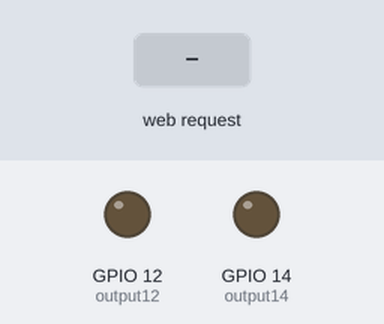
Bench run of a sketch on a simulated ESP32. Parts: output pins drawn as LEDs (lit = HIGH). Inputs (shaded band) come from the test bench. WiFi joins after 1.5 s; servers stay silent unless stated; what the sketch prints to the serial monitor is not drawn.

Above: at 2.7 s.
2.8 s: HTTP request GET /12/on received
At 3.6 s:
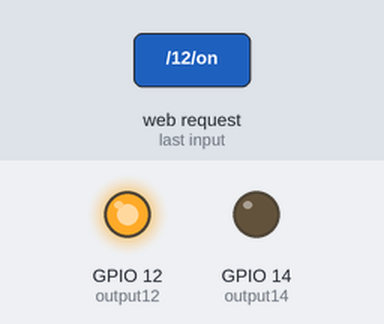
4.3 s: HTTP request GET /14/on received
At 4.8 s:
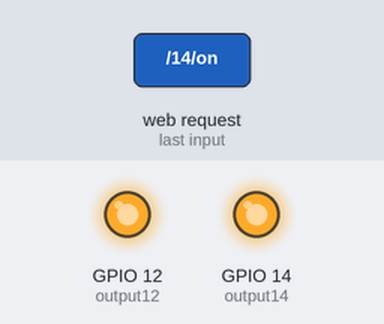
5.8 s: HTTP request GET /12/off received
At 7.0 s:
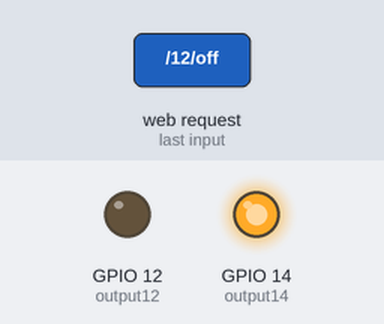
7.3 s: HTTP request GET /14/off received
At 8.3 s:
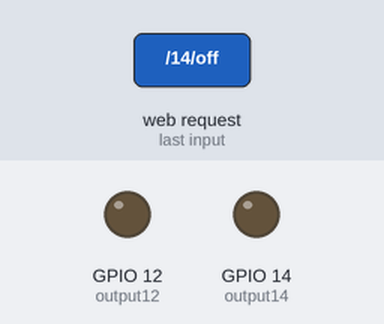
Timing chart, 0 to 9.8 s (numbered marks = the images above; inputs shaded):
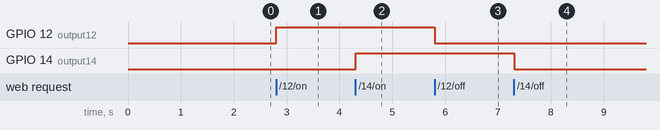

The sketch:

lab_3_sketch.ino
```cpp
#include <WiFi.h>

// Replace with your network credentials
const char* ssid = "xelse 2";
const char* password = "";  // No password for Wokwi-GUEST

// Set web server port number to 80
WiFiServer server(80);

// Variable to store the HTTP request
String header;

// Auxiliary variables to store the current output state
String output12State = "off";
String output14State = "off";

// Assign output variables to GPIO pins
const int output12 = 12;
const int output14 = 14;

// Current time
unsigned long currentTime = millis();
// Previous time
unsigned long previousTime = 0;
// Define timeout time in milliseconds
const long timeoutTime = 2000;

void setup() {
  Serial.begin(115200);

  // Initialize the output variables as outputs
  pinMode(output12, OUTPUT);
  pinMode(output14, OUTPUT);

  // Set outputs to LOW
  digitalWrite(output12, LOW);
  digitalWrite(output14, LOW);

  // Connect to Wi-Fi network with SSID and password
  Serial.print("Connecting to ");
  Serial.println(ssid);
  WiFi.begin(ssid, password);

  while (WiFi.status() != WL_CONNECTED) {
    delay(500);
    Serial.print(".");
  }

  // Print local IP address and start web server
  Serial.println("");
  Serial.println("WiFi connected.");
  Serial.println("IP address: ");
  Serial.println(WiFi.localIP());
  server.begin();
}

void loop(){
  WiFiClient client = server.available(); // Listen for incoming clients
  if (client) { // If a new client connects
    currentTime = millis();
    previousTime = currentTime;
    Serial.println("New Client."); // Print a message out in the serial port
    String currentLine = ""; // Make a String to hold incoming data from the client

    while (client.connected() && currentTime - previousTime <= timeoutTime) {
      currentTime = millis();
      if (client.available()) {
        char c = client.read();
        Serial.write(c);
        header += c;

        if (c == '\n') {
          if (currentLine.length() == 0) {
            client.println("HTTP/1.1 200 OK");
            client.println("Content-type:text/html");
            client.println("Connection: close");
            client.println();

            // Turns the GPIOs on and off
            if (header.indexOf("GET /12/on") >= 0) {
              Serial.println("GPIO 12 on");
              output12State = "on";
              digitalWrite(output12, HIGH);
            } else if (header.indexOf("GET /12/off") >= 0) {
              Serial.println("GPIO 12 off");
              output12State = "off";
              digitalWrite(output12, LOW);
            } else if (header.indexOf("GET /14/on") >= 0) {
              Serial.println("GPIO 14 on");
              output14State = "on";
              digitalWrite(output14, HIGH);
            } else if (header.indexOf("GET /14/off") >= 0) {
              Serial.println("GPIO 14 off");
              output14State = "off";
              digitalWrite(output14, LOW);
            }

            // Display the HTML web page
            client.println("<!DOCTYPE html><html>");
            client.println("<head><meta name=\"viewport\" content=\"width=device-width, initial-scale=1\">");
            client.println("<style>html { font-family: Helvetica; display: inline-block; margin: 0px auto; text-align: center;}");
            client.println(".button { background-color: #4CAF50; border: none; color: white; padding: 16px 40px;");
            client.println("text-decoration: none; font-size: 30px; margin: 2px; cursor: pointer;}");
            client.println(".button2 {background-color: #555555;}</style></head>");

            client.println("<body><h1>ESP32 Web Server</h1>");

            // Display current state, and ON/OFF buttons for GPIO 12
            client.println("<p>GPIO 12 - State " + output12State + "</p>");
            client.println("<p><a href=\"/12/" + String(output12State == "off" ? "on" : "off") + "\">");
            client.println("<button class=\"button\">" + String(output12State == "off" ? "ON" : "OFF") + "</button></a></p>");

            // Display current state, and ON/OFF buttons for GPIO 14
            client.println("<p>GPIO 14 - State " + output14State + "</p>");
            client.println("<p><a href=\"/14/" + String(output14State == "off" ? "on" : "off") + "\">");
            client.println("<button class=\"button button2\">" + String(output14State == "off" ? "ON" : "OFF") + "</button></a></p>");

            client.println("</body></html>");
            client.println();
            break;
          } else {
            currentLine = "";
          }
        } else if (c != '\r') {
          currentLine += c;
        }
      }
    }
    header = "";
    client.stop();
    Serial.println("Client disconnected.");
  }
}
```

Measured:
- after the input at 2.8 s, GPIO 12 (output12): LOW → HIGH at once
- after the input at 4.3 s, GPIO 14 (output14): LOW → HIGH at once
- after the input at 5.8 s, GPIO 12 (output12): HIGH → LOW at once
- after the input at 7.3 s, GPIO 14 (output14): HIGH → LOW at once
